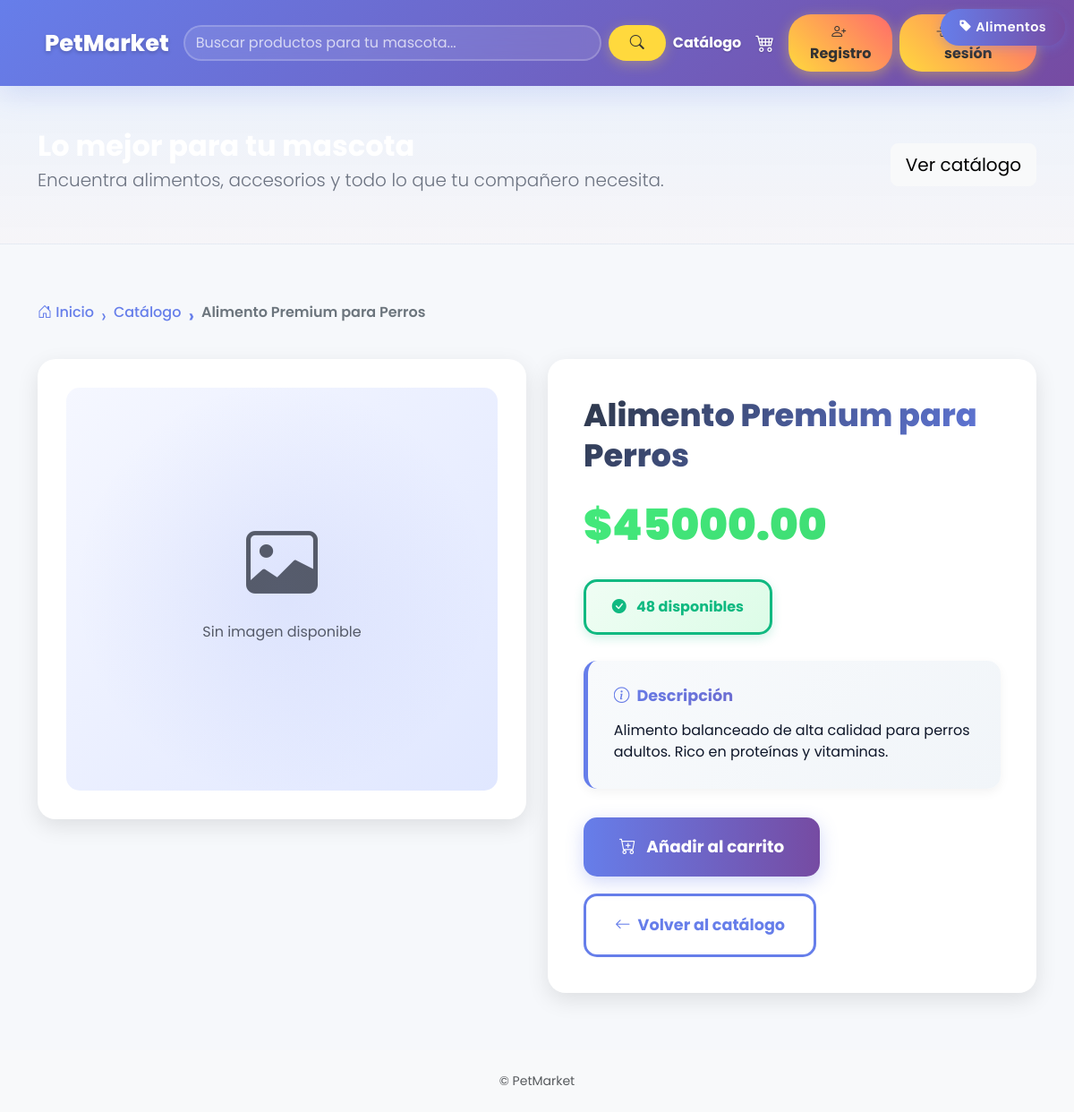
/productos/1/, run on the app's committed database.
### productos/models.py (models this page shows, shortened)
class Producto(models.Model):
    nombre = models.CharField(max_length=100)
    descripcion = models.TextField()
    precio = models.DecimalField(max_digits=10, decimal_places=2)
    stock = models.PositiveIntegerField()
    image = models.ImageField(upload_to='productos/', null=True, blank=True)
    categoria = models.ForeignKey(Categoria, null=True, blank=True, on_delete=models.SET_NULL)

class Categoria(models.Model):
    nombre = models.CharField(max_length=50, unique=True)
    def __str__(self):
        return self.nombre

### productos/front_views.py (the view)
# urls.py: path('<int:pk>/', front_views.producto_detalle, name='producto_detalle'),
def producto_detalle(request, pk):
    producto = get_object_or_404(Producto, pk=pk)
    return render(request, 'productos/detalle.html', {'producto': producto})

### petmarket/context_processors.py (called while the page is built)
def cart_count(request):
    cart = request.session.get('cart', {})
    count = sum(cart.values()) if isinstance(cart, dict) else 0
    return {'cart_count': count}

### templates/productos/detalle.html (shortened to what this page needs)
{% extends 'base.html' %}
{% block content %}
<div class="container product-detail-container">
  <nav aria-label="breadcrumb">
    <ol class="breadcrumb">
      <li class="breadcrumb-item"><a href="/"><i class="bi bi-house-door"></i> Inicio</a></li>
      <li class="breadcrumb-item"><a href="/productos/">Catálogo</a></li>
      <li class="breadcrumb-item active" aria-current="page">{{ producto.nombre }}</li>
    </ol>
  </nav>
  <div class="row gx-4 gy-4">
    <div class="col-lg-6">
      <div class="image-card">
        <div class="image-wrapper">
          {% if producto.image %}
            <img src="{{ producto.image.url }}" class="product-detail-image" alt="{{ producto.nombre }}" onerror="this.onerror=null; this.parentElement.innerHTML='<div class=\'text-center text-muted\'><i class=\'bi bi-image display-1\'></i><p class=\'mt-3\'>Imagen no disponible</p></div>';">
          {% else %}
            <div class="text-center text-muted">
              <i class="bi bi-image display-1"></i>
              <p class="mt-3">Sin imagen disponible</p>
            </div>
          {% endif %}
        </div>
      </div>
    </div>
    <div class="col-lg-6">
      <div class="info-card">
        {% if producto.categoria %}
          <span class="categoria-badge">
            <i class="bi bi-tag-fill me-1"></i>{{ producto.categoria }}
          </span>
        {% endif %}
        <h1 class="product-title">{{ producto.nombre }}</h1>
        <div class="price-display">${{ producto.precio }}</div>
        {% if producto.stock > 0 %}
          {% if producto.stock <= 5 %}
            <div class="stock-indicator low-stock">
              <i class="bi bi-exclamation-triangle-fill"></i>
              ¡Solo quedan {{ producto.stock }}!
            </div>
          {% else %}
            <div class="stock-indicator">
              <i class="bi bi-check-circle-fill"></i>
              {{ producto.stock }} disponibles
            </div>
          {% endif %}
        {% else %}
          <div class="stock-indicator out-of-stock">
            <i class="bi bi-x-circle-fill"></i>
            Sin stock
          </div>
        {% endif %}
        <div class="description-section">
          <h6><i class="bi bi-info-circle me-2"></i>Descripción</h6>
          <p class="mb-0">{{ producto.descripcion }}</p>
        </div>
        <form method="post" action="/carrito/add/{{ producto.pk }}/">
          <div class="action-buttons">
            <button class="btn btn-add-cart" {% if producto.stock == 0 %}disabled{% endif %}>
              <i class="bi bi-cart-plus me-2"></i>
              {% if producto.stock == 0 %}
                Producto agotado
              {% else %}
                Añadir al carrito
              {% endif %}
            </button>
            <a class="btn btn-back" href="/productos/">
              <i class="bi bi-arrow-left me-2"></i>Volver al catálogo
            </a>
          </div>
        </form>
      </div>
    </div>
  </div>
</div>
{% endblock %}

### static/css/site.css (style rules this page uses)
:root { --primary: #0d6efd; --accent: #ff6b6b; --muted: #6b7280; }
body { background: #f6f8fb; color: #0f172a }
.categoria-badge { position: absolute; top: 10px; right: 10px; z-index: 10; box-shadow: 0 2px 6px #00000022; }
html { scroll-behavior: smooth; }

### templates/productos/detalle.html (style rules this page uses)
.product-detail-container { padding: 2.5rem 0; }
.breadcrumb { background: transparent; padding: 0; margin-bottom: 2rem; }
.breadcrumb-item + .breadcrumb-item::before { color: #667eea; content: "›"; font-size: 1.3rem; }
.breadcrumb-item a { color: #667eea; text-decoration: none; font-weight: 500; transition: all 0.3s ease; }
.breadcrumb-item.active { color: #6c757d; font-weight: 600; }
.image-card { background: white; border-radius: 20px; padding: 2rem; box-shadow: 0 8px 24px rgba(0,0,0,0.1); border: none; transition: all 0.3s ease; animation: fadeInLeft 0.6s ease; }
.image-wrapper { height: 450px; background: linear-gradient(135deg, #f5f7ff 0%, #e0e7ff 100%); border-radius: 15px; overflow: hidden; display: flex; align-items: center; justify-content: center; position: relative; }
.image-wrapper::before { content: ''; position: absolute; top: 0; left: 0; right: 0; bottom: 0; background: radial-gradient(circle at 50% 50%, rgba(102,126,234,0.1) 0%, transparent 70%); }
.info-card { background: white; border-radius: 20px; padding: 2.5rem; box-shadow: 0 8px 24px rgba(0,0,0,0.1); border: none; animation: fadeInRight 0.6s ease; }
.product-title { background: linear-gradient(135deg, #2d3748 0%, #667eea 100%); -webkit-background-clip: text; -webkit-text-fill-color: transparent; background-clip: text; font-weight: 800; margin-bottom: 1.2rem; font-size: 2.2rem; line-height: 1.3; }
.categoria-badge { background: linear-gradient(90deg, #667eea 0%, #764ba2 100%); color: white; padding: 0.6rem 1.3rem; border-radius: 25px; font-size: 0.9rem; font-weight: 600; display: inline-block; margin-bottom: 1.2rem; box-shadow: 0 4px 12px rgba(102,126,234,0.3); letter-spacing: 0.5px; animation: bounceIn 0.8s ease; }
.price-display { background: linear-gradient(135deg, #43e97b 0%, #3dd771 100%); -webkit-background-clip: text; -webkit-text-fill-color: transparent; background-clip: text; font-weight: 900; font-size: 3rem; margin-bottom: 1.5rem; animation: pulse 2s ease infinite; }
.stock-indicator { background: linear-gradient(135deg, #f0fdf4 0%, #dcfce7 100%); border: 3px solid #10b981; color: #10b981; padding: 1rem 1.8rem; border-radius: 15px; display: inline-flex; align-items: center; gap: 0.7rem; font-weight: 700; margin-bottom: 1.8rem; box-shadow: 0 4px 12px rgba(16,185,129,0.2); animation: fadeIn 0.8s ease; }
.description-section { background: linear-gradient(135deg, #f8fafc 0%, #f1f5f9 100%); padding: 1.8rem; border-radius: 15px; margin-bottom: 2rem; border-left: 5px solid #667eea; box-shadow: 0 4px 12px rgba(0,0,0,0.05); }
.description-section h6 { background: linear-gradient(135deg, #667eea 0%, #764ba2 100%); -webkit-background-clip: text; -webkit-text-fill-color: transparent; background-clip: text; font-weight: 700; margin-bottom: 1rem; font-size: 1.1rem; }
.btn-add-cart { background: linear-gradient(90deg, #667eea 0%, #764ba2 100%); border: none; color: white; padding: 1.2rem 2.5rem; border-radius: 15px; font-weight: 700; font-size: 1.15rem; transition: all 0.4s cubic-bezier(0.175, 0.885, 0.32, 1.275); box-shadow: 0 6px 20px rgba(102,126,234,0.3); position: relative; overflow: hidden; }
.btn-add-cart::before { content: ''; position: absolute; top: 0; left: -100%; width: 100%; height: 100%; background: linear-gradient(90deg, transparent, rgba(255,255,255,0.3), transparent); transition: left 0.6s; }
.btn-back { border: 3px solid #667eea; background: white; color: #667eea; border-radius: 15px; padding: 1.2rem 2rem; font-weight: 700; font-size: 1.1rem; transition: all 0.3s ease; }
.action-buttons { display: flex; gap: 1.2rem; flex-wrap: wrap; }

### data on the page
Producto: nombre "Alimento Premium para Perros", categoria "Alimentos", precio "45000.00", stock "48", descripcion "Alimento balanceado de alta calidad para perros adultos. Rico en proteínas y vitaminas."
